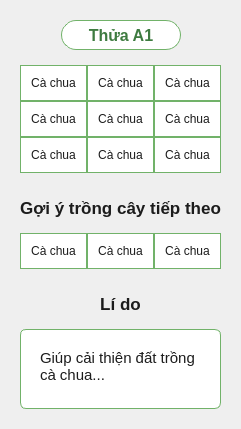
             <widget class="QFrame" name="card_1">
              <property name="styleSheet">
               <string notr="true">QFrame#card_1 { background-color: transparent; border: 1px solid #71B269; border-radius: 8px; }</string>
              </property>
              <layout class="QVBoxLayout" name="verticalLayout_card1">
               <property name="spacing">
                <number>15</number>
               </property>
               <property name="leftMargin">
                <number>20</number>
               </property>
               <property name="topMargin">
                <number>20</number>
               </property>
               <property name="rightMargin">
                <number>20</number>
               </property>
               <property name="bottomMargin">
                <number>20</number>
               </property>
               <item>
                <layout class="QHBoxLayout" name="hl_title_1">
                 <item>
                  <spacer name="hs_title_1_L">
                   <property name="orientation">
                    <enum>Qt::Horizontal</enum>
                   </property>
                   <property name="sizeHint" stdset="0">
                    <size>
                     <width>40</width>
                     <height>20</height>
                    </size>
                   </property>
                  </spacer>
                 </item>
                 <item>
                  <widget class="QLabel" name="lbl_title_1">
                   <property name="minimumSize">
                    <size>
                     <width>120</width>
                     <height>30</height>
                    </size>
                   </property>
                   <property name="styleSheet">
                    <string notr="true">color: #3E7B40; font-size: 12pt; font-weight: bold; border: 1px solid #71B269; border-radius: 15px; background-color: white;</string>
                   </property>
                   <property name="text">
                    <string>Thửa A1</string>
                   </property>
                   <property name="alignment">
                    <set>Qt::AlignCenter</set>
                   </property>
                  </widget>
                 </item>
                 <item>
                  <spacer name="hs_title_1_R">
                   <property name="orientation">
                    <enum>Qt::Horizontal</enum>
                   </property>
                   <property name="sizeHint" stdset="0">
                    <size>
                     <width>40</width>
                     <height>20</height>
                    </size>
                   </property>
                  </spacer>
                 </item>
                </layout>
               </item>
               <item>
                <layout class="QGridLayout" name="grid_1_1">
                 <property name="spacing">
                  <number>0</number>
                 </property>
                 <item row="0" column="0">
                  <widget class="QLabel" name="lbl_g1_0_0">
                   <property name="styleSheet">
                    <string notr="true">border: 1px solid #71B269; padding: 10px; color: #1C1C1C; background-color: white;</string>
                   </property>
                   <property name="text">
                    <string>Cà chua</string>
                   </property>
                   <property name="alignment">
                    <set>Qt::AlignCenter</set>
                   </property>
                  </widget>
                 </item>
                 <item row="0" column="1">
                  <widget class="QLabel" name="lbl_g1_0_1">
                   <property name="styleSheet">
                    <string notr="true">border: 1px solid #71B269; padding: 10px; color: #1C1C1C; background-color: white;</string>
                   </property>
                   <property name="text">
                    <string>Cà chua</string>
                   </property>
                   <property name="alignment">
                    <set>Qt::AlignCenter</set>
                   </property>
                  </widget>
                 </item>
                 <item row="0" column="2">
                  <widget class="QLabel" name="lbl_g1_0_2">
                   <property name="styleSheet">
                    <string notr="true">border: 1px solid #71B269; padding: 10px; color: #1C1C1C; background-color: white;</string>
                   </property>
                   <property name="text">
                    <string>Cà chua</string>
                   </property>
                   <property name="alignment">
                    <set>Qt::AlignCenter</set>
                   </property>
                  </widget>
                 </item>
                 <item row="1" column="0">
                  <widget class="QLabel" name="lbl_g1_1_0">
                   <property name="styleSheet">
                    <string notr="true">border: 1px solid #71B269; padding: 10px; color: #1C1C1C; background-color: white;</string>
                   </property>
                   <property name="text">
                    <string>Cà chua</string>
                   </property>
                   <property name="alignment">
                    <set>Qt::AlignCenter</set>
                   </property>
                  </widget>
                 </item>
                 <item row="1" column="1">
                  <widget class="QLabel" name="lbl_g1_1_1">
                   <property name="styleSheet">
                    <string notr="true">border: 1px solid #71B269; padding: 10px; color: #1C1C1C; background-color: white;</string>
                   </property>
                   <property name="text">
                    <string>Cà chua</string>
                   </property>
                   <property name="alignment">
                    <set>Qt::AlignCenter</set>
                   </property>
                  </widget>
                 </item>
                 <item row="1" column="2">
                  <widget class="QLabel" name="lbl_g1_1_2">
                   <property name="styleSheet">
                    <string notr="true">border: 1px solid #71B269; padding: 10px; color: #1C1C1C; background-color: white;</string>
                   </property>
                   <property name="text">
                    <string>Cà chua</string>
                   </property>
                   <property name="alignment">
                    <set>Qt::AlignCenter</set>
                   </property>
                  </widget>
                 </item>
                 <item row="2" column="0">
                  <widget class="QLabel" name="lbl_g1_2_0">
                   <property name="styleSheet">
                    <string notr="true">border: 1px solid #71B269; padding: 10px; color: #1C1C1C; background-color: white;</string>
                   </property>
                   <property name="text">
                    <string>Cà chua</string>
                   </property>
                   <property name="alignment">
                    <set>Qt::AlignCenter</set>
                   </property>
                  </widget>
                 </item>
                 <item row="2" column="1">
                  <widget class="QLabel" name="lbl_g1_2_1">
                   <property name="styleSheet">
                    <string notr="true">border: 1px solid #71B269; padding: 10px; color: #1C1C1C; background-color: white;</string>
                   </property>
                   <property name="text">
                    <string>Cà chua</string>
                   </property>
                   <property name="alignment">
                    <set>Qt::AlignCenter</set>
                   </property>
                  </widget>
                 </item>
                 <item row="2" column="2">
                  <widget class="QLabel" name="lbl_g1_2_2">
                   <property name="styleSheet">
                    <string notr="true">border: 1px solid #71B269; padding: 10px; color: #1C1C1C; background-color: white;</string>
                   </property>
                   <property name="text">
                    <string>Cà chua</string>
                   </property>
                   <property name="alignment">
                    <set>Qt::AlignCenter</set>
                   </property>
                  </widget>
                 </item>
                </layout>
               </item>
               <item>
                <widget class="QLabel" name="lbl_subtitle_1_1">
                 <property name="styleSheet">
                  <string notr="true">color: #1C1C1C; font-size: 13pt; font-weight: bold; border: none; margin-top: 10px;</string>
                 </property>
                 <property name="text">
                  <string>Gợi ý trồng cây tiếp theo</string>
                 </property>
                 <property name="alignment">
                  <set>Qt::AlignCenter</set>
                 </property>
                </widget>
               </item>
               <item>
                <layout class="QGridLayout" name="grid_1_2">
                 <property name="spacing">
                  <number>0</number>
                 </property>
                 <item row="0" column="0">
                  <widget class="QLabel" name="lbl_g1_n_0">
                   <property name="styleSheet">
                    <string notr="true">border: 1px solid #71B269; padding: 10px; color: #1C1C1C; background-color: white;</string>
                   </property>
                   <property name="text">
                    <string>Cà chua</string>
                   </property>
                   <property name="alignment">
                    <set>Qt::AlignCenter</set>
                   </property>
                  </widget>
                 </item>
                 <item row="0" column="1">
                  <widget class="QLabel" name="lbl_g1_n_1">
                   <property name="styleSheet">
                    <string notr="true">border: 1px solid #71B269; padding: 10px; color: #1C1C1C; background-color: white;</string>
                   </property>
                   <property name="text">
                    <string>Cà chua</string>
                   </property>
                   <property name="alignment">
                    <set>Qt::AlignCenter</set>
                   </property>
                  </widget>
                 </item>
                 <item row="0" column="2">
                  <widget class="QLabel" name="lbl_g1_n_2">
                   <property name="styleSheet">
                    <string notr="true">border: 1px solid #71B269; padding: 10px; color: #1C1C1C; background-color: white;</string>
                   </property>
                   <property name="text">
                    <string>Cà chua</string>
                   </property>
                   <property name="alignment">
                    <set>Qt::AlignCenter</set>
                   </property>
                  </widget>
                 </item>
                </layout>
               </item>
               <item>
                <widget class="QLabel" name="lbl_subtitle_1_2">
                 <property name="styleSheet">
                  <string notr="true">color: #1C1C1C; font-size: 13pt; font-weight: bold; border: none; margin-top: 10px;</string>
                 </property>
                 <property name="text">
                  <string>Lí do</string>
                 </property>
                 <property name="alignment">
                  <set>Qt::AlignCenter</set>
                 </property>
                </widget>
               </item>
               <item>
                <widget class="QLabel" name="txt_lido_1">
                 <property name="minimumSize">
                  <size>
                   <width>0</width>
                   <height>80</height>
                  </size>
                 </property>
                 <property name="styleSheet">
                  <string notr="true">border: 1px solid #71B269; border-radius: 6px; background-color: white; padding: 15px; color: #1C1C1C; font-size: 11pt;</string>
                 </property>
                 <property name="text">
                  <string>Giúp cải thiện đất trồng cà chua...</string>
                 </property>
                 <property name="alignment">
                  <set>Qt::AlignLeading|Qt::AlignLeft|Qt::AlignTop</set>
                 </property>
                 <property name="wordWrap">
                  <bool>true</bool>
                 </property>
                </widget>
               </item>
              </layout>
             </widget>
